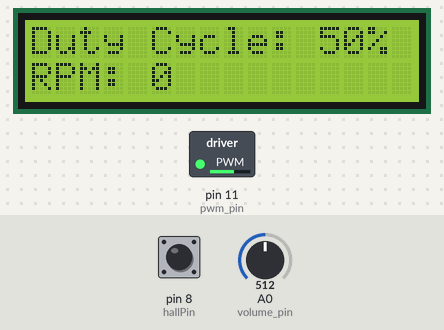
A sketch run on a simulated Arduino Uno, built with avr-gcc and run on an emulated ATmega328P. Shown: 16×2 character LCD, switched loads named in the sketch (green lamp = pin HIGH). Inputs (shaded band) come from the test bench; at power-on: A0 (volume_pin) = 512, pin 8 (hallPin) HIGH.

Above: at 3.7 s.
3.8 s: A0 (volume_pin) set to 716
At 5.1 s:
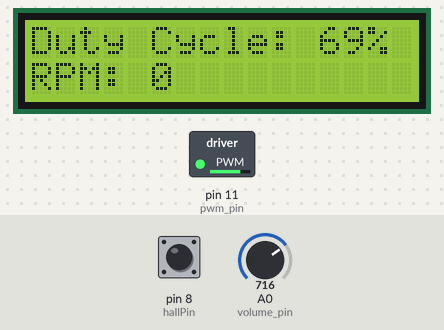
5.6 s: A0 (volume_pin) set to 306
At 6.7 s:
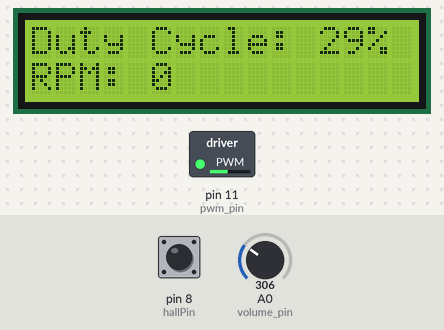
7.6 s: pin 8 (hallPin) pulled LOW for 0.15 s
At 8.9 s:
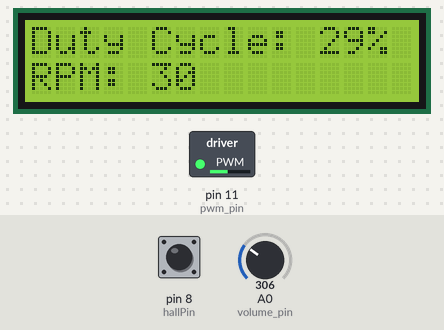
10.6 s: A0 (volume_pin) set to 0
At 11.6 s:
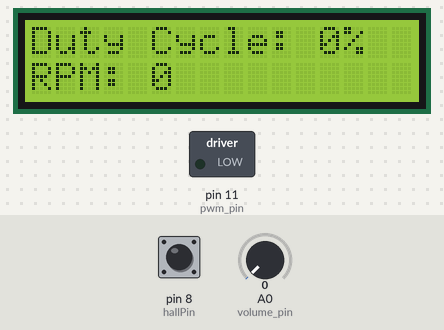
12.6 s: pin 8 (hallPin) pulled LOW for 1 s
At 13.9 s:
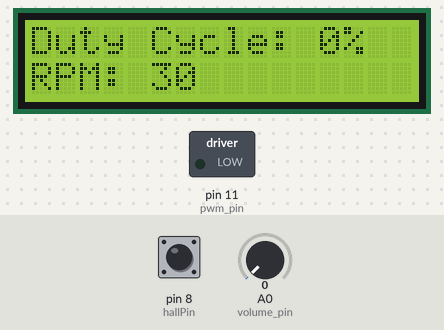
Timing chart, 0 to 15.6 s (numbered marks = the images above; inputs shaded):
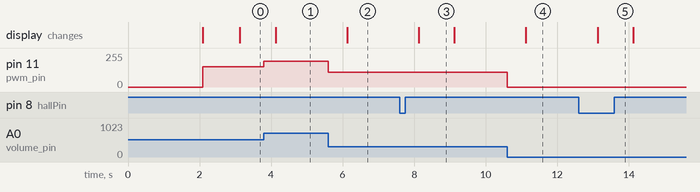

The sketch:

pwm_motor_rpm.ino
```cpp
#include <Wire.h>
#include <LiquidCrystal_I2C.h>

LiquidCrystal_I2C lcd(0x27, 16, 2);

const int hallPin = 8;
const int volume_pin = A0;
const int pwm_pin = 11;

const unsigned long sampleTime = 1000;
const int pulsesPerRev = 2;

int read_ADC;
int duty_cycle;
int duty_cycle_lcd;

unsigned long lastSample = 0;
unsigned long pulseCount = 0;
int rpm = 0;
bool previousHall = HIGH;

void setup() {
  pinMode(hallPin, INPUT_PULLUP);
  pinMode(volume_pin, INPUT);
  pinMode(pwm_pin, OUTPUT);

  lcd.init();
  lcd.backlight();

  lcd.setCursor(0, 0);
  lcd.print("PWM Motor Speed");
  lcd.setCursor(0, 1);
  lcd.print("RPM Monitoring");
  delay(2000);
  lcd.clear();

  lastSample = millis();
}

void loop() {

  bool currentHall = digitalRead(hallPin);

  if (previousHall == HIGH && currentHall == LOW) {
    pulseCount++;
  }
  previousHall = currentHall;

  read_ADC = analogRead(volume_pin);

  duty_cycle = map(read_ADC, 0, 1023, 50, 255);
  duty_cycle_lcd = map(read_ADC, 0, 1023, 0, 100);

  if (duty_cycle_lcd > 0) {
    analogWrite(pwm_pin, duty_cycle);
  } else {
    analogWrite(pwm_pin, 0);
  }

  unsigned long now = millis();

  if (now - lastSample >= sampleTime) {
    rpm = (pulseCount * 60000UL) /
          (sampleTime * pulsesPerRev);

    pulseCount = 0;
    lastSample = now;

    lcd.setCursor(0, 0);
    lcd.print("Duty Cycle: ");
    lcd.print(duty_cycle_lcd);
    lcd.print("%   ");

    lcd.setCursor(0, 1);
    lcd.print("RPM: ");
    lcd.print(rpm);
    lcd.print("        ");
  }
}
```

Measured:
- after the input at 3.8 s, pin 11 (pwm_pin): 152/255 → 193/255 at once; the display: changes after 0.33 s (image 1)
- after the input at 5.6 s, pin 11 (pwm_pin): 193/255 → 111/255 at once; the display: changes after 0.53 s (image 2)
- after the input at 7.6 s, the display: changes after 0.53 s (image 3)
- after the input at 10.6 s, pin 11 (pwm_pin): 111/255 → 0/255 at once; the display: changes after 0.53 s (image 4)
- after the input at 12.6 s, the display: changes after 0.53 s (image 5)
- what the display in image 3 shows lasts 1.0 s, from 8.1 s to 9.1 s
